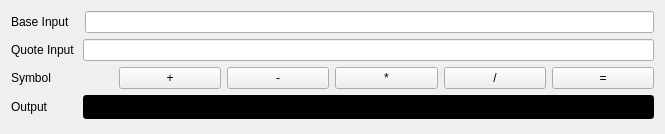
<?xml version="1.0" encoding="UTF-8"?>
<ui version="4.0">
 <class>Form</class>
 <widget class="QWidget" name="Form">
  <property name="geometry">
   <rect>
    <x>0</x>
    <y>0</y>
    <width>665</width>
    <height>134</height>
   </rect>
  </property>
  <property name="windowTitle">
   <string>Form</string>
  </property>
  <layout class="QHBoxLayout" name="horizontalLayout_5">
   <item>
    <layout class="QGridLayout" name="gridLayout">
     <item row="0" column="0">
      <layout class="QHBoxLayout" name="horizontalLayout">
       <item>
        <widget class="QLabel" name="label">
         <property name="text">
          <string>Base Input   </string>
         </property>
        </widget>
       </item>
       <item>
        <widget class="QLineEdit" name="base"/>
       </item>
      </layout>
     </item>
     <item row="1" column="0">
      <layout class="QHBoxLayout" name="horizontalLayout_2">
       <item>
        <widget class="QLabel" name="label_2">
         <property name="text">
          <string>Quote Input </string>
         </property>
        </widget>
       </item>
       <item>
        <widget class="QLineEdit" name="quote"/>
       </item>
      </layout>
     </item>
     <item row="2" column="0">
      <layout class="QHBoxLayout" name="horizontalLayout_3">
       <item>
        <widget class="QLabel" name="label_4">
         <property name="text">
          <string>Symbol</string>
         </property>
        </widget>
       </item>
       <item>
        <widget class="QPushButton" name="plus">
         <property name="text">
          <string>+</string>
         </property>
        </widget>
       </item>
       <item>
        <widget class="QPushButton" name="minus">
         <property name="text">
          <string>-</string>
         </property>
        </widget>
       </item>
       <item>
        <widget class="QPushButton" name="mul">
         <property name="text">
          <string>*</string>
         </property>
        </widget>
       </item>
       <item>
        <widget class="QPushButton" name="divide">
         <property name="text">
          <string>/</string>
         </property>
        </widget>
       </item>
       <item>
        <widget class="QPushButton" name="equal">
         <property name="text">
          <string>=</string>
         </property>
        </widget>
       </item>
      </layout>
     </item>
     <item row="3" column="0">
      <layout class="QHBoxLayout" name="horizontalLayout_4">
       <item>
        <widget class="QLabel" name="symbol">
         <property name="text">
          <string>Output         </string>
         </property>
        </widget>
       </item>
       <item>
        <widget class="QLineEdit" name="output">
         <property name="styleSheet">
          <string notr="true">background-color: rgb(0, 0, 0);
color:rgb(255, 255, 255);
text-align:center;
padding-top:3px;
padding-bottom:3px;</string>
         </property>
        </widget>
       </item>
      </layout>
     </item>
    </layout>
   </item>
  </layout>
 </widget>
 <resources/>
 <connections/>
</ui>
